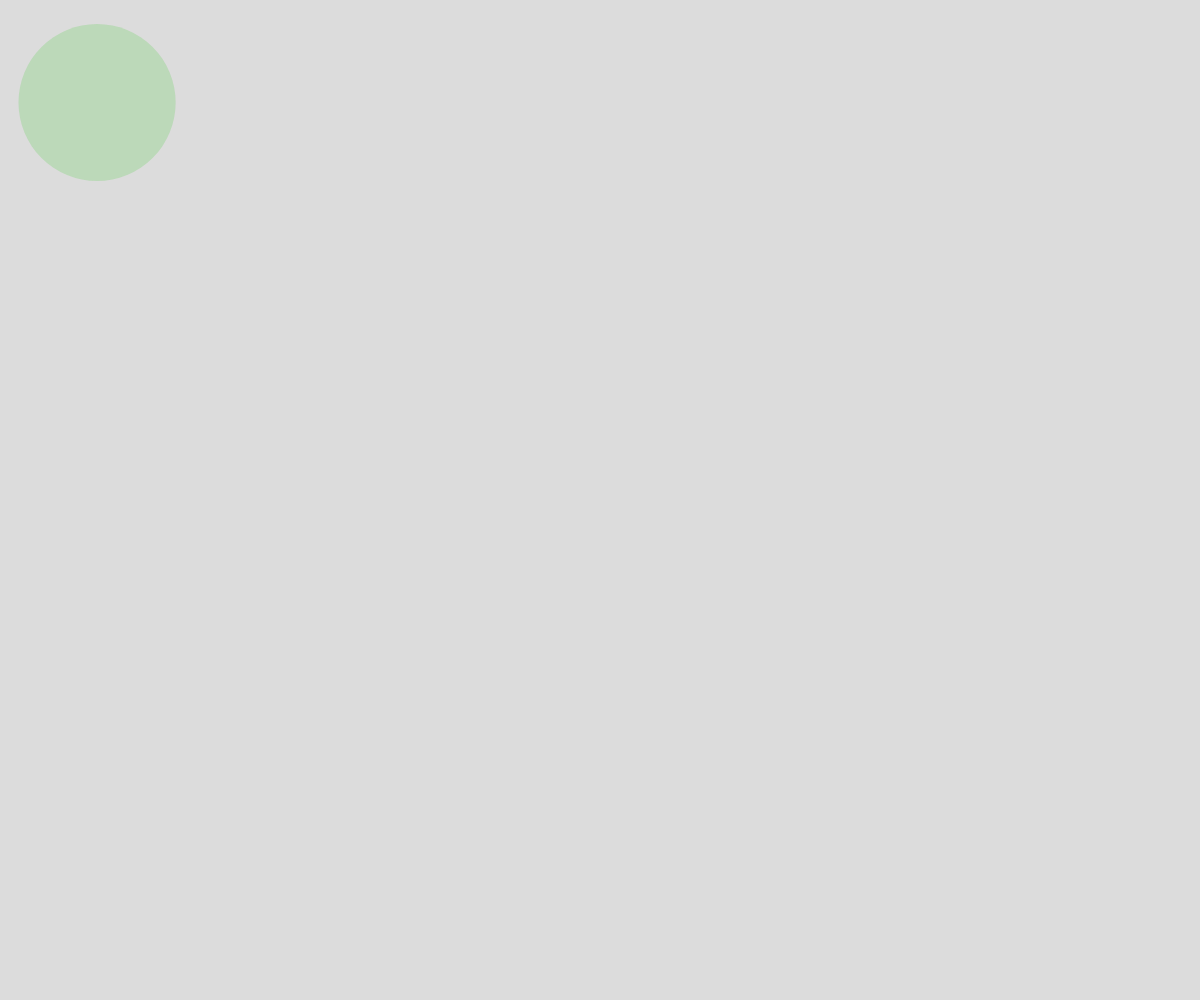
Frame 1 (no input)
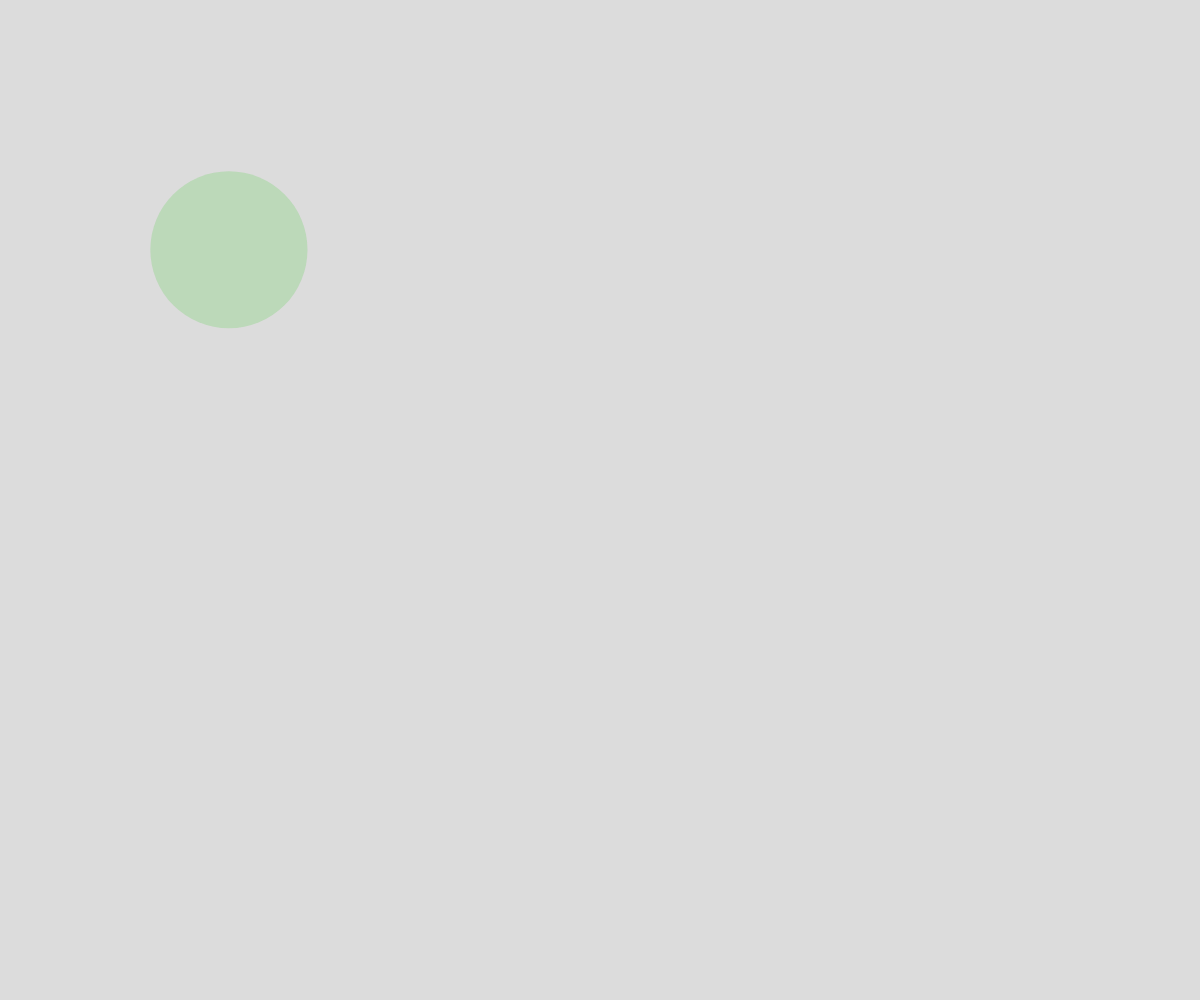
Frame 60 (no input)
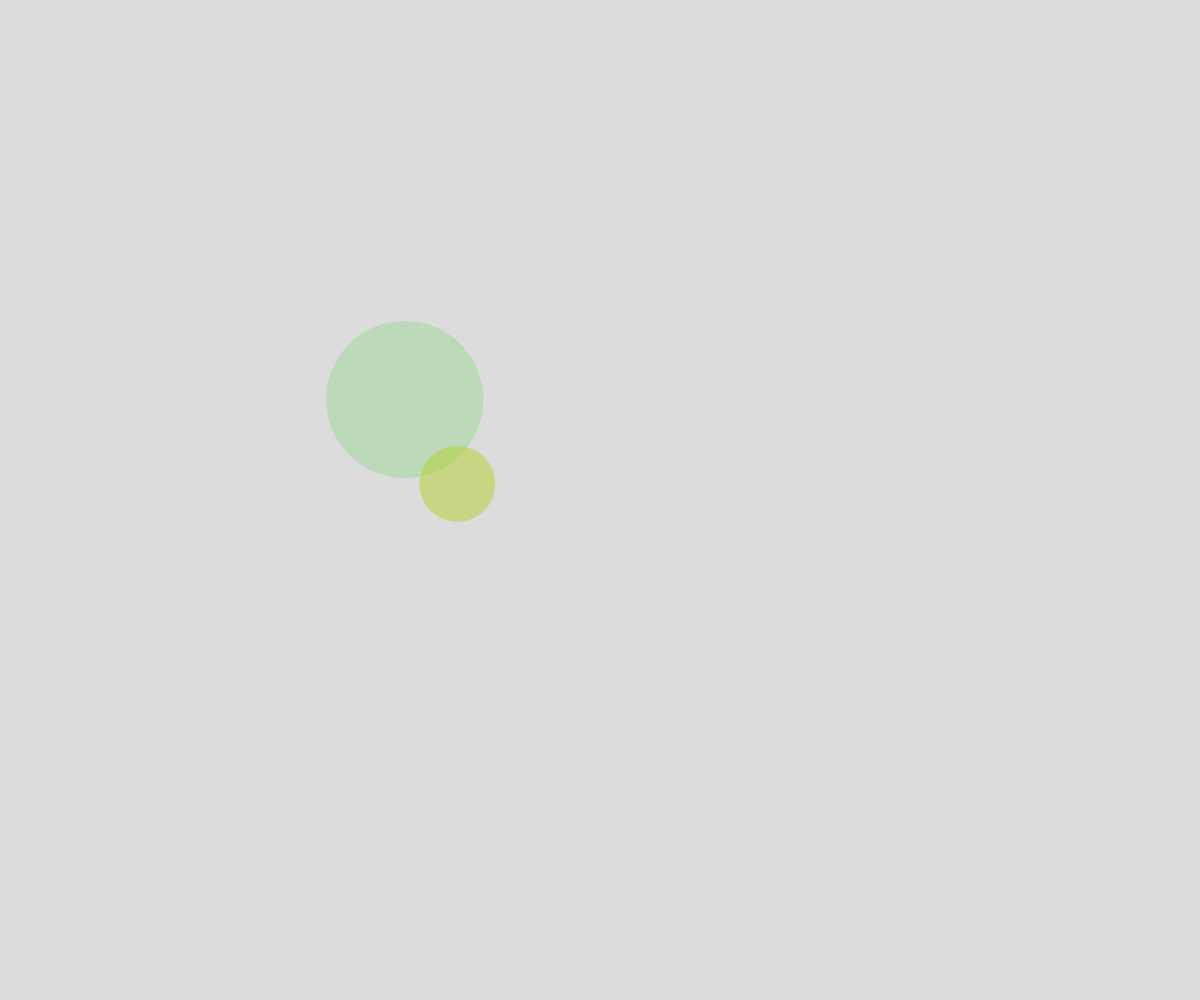
Frame 120 (the mouse pressed at the canvas centre since frame 60)

The p5.js sketch that drew these frames (run headless with seeded random() and noise() and a simulated clock; from frame 60 on, the mouse is pressed at the canvas centre):

// p5.js sketch
// ── sketch.js
// Colliding Circles
// Willa Simard
// Oct 24, 2022

let theCircles = [];

function setup() {
  createCanvas(windowWidth, windowHeight);
  theCircles.push(spawnBall(100, 100));
}

function draw() {
  background(220);
  //move
  for(let i=0; i < theCircles.length; i++) {
    theCircles[i].x += theCircles[i].dx;
    theCircles[i].y += theCircles[i].dy;

    if (theCircles[i].x + theCircles[i].radius > width || theCircles[i].x - theCircles[i].radius < 0) {
      theCircles[i].dx *= -1;

    }

    if (theCircles[i].y + theCircles[i].radius > height || theCircles[i].y - theCircles[i].radius < 0) {
      theCircles[i].dy *= -1;


    }

  }


  //display
  for (let thisCircle of theCircles) {
    fill(thisCircle.theColor);
    noStroke();
    circle(thisCircle.x, thisCircle.y, thisCircle.radius*2);
    
  }
}

function mousePressed() {
  theCircles.push(spawnBall(mouseX, mouseY));


}




function spawnBall(tempX, tempY) {
  let newBall = {
    x: tempX,
    y: tempY,
    radius: random(25, 100),
    dx: random(-5, 5),
    dy: random(-5, 5),
    theColor: color(random(255), random(255), random(255), random(255))
  };
  return newBall;
}
